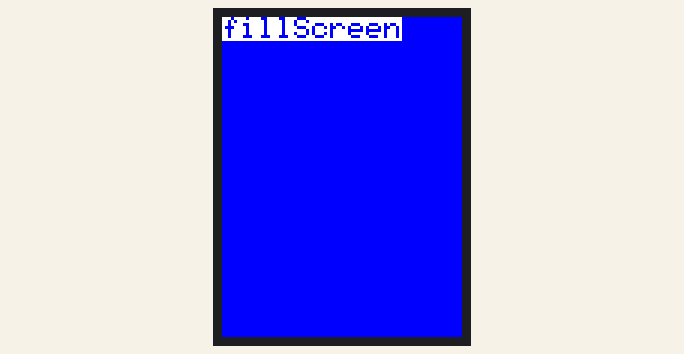
Simulated run of this sketch. Board: Arduino Mega 2560, built with avr-gcc and run on an emulated ATmega2560. On the bench: 240×320 colour display.

Above: at 0.3 s.
At 2.4 s:
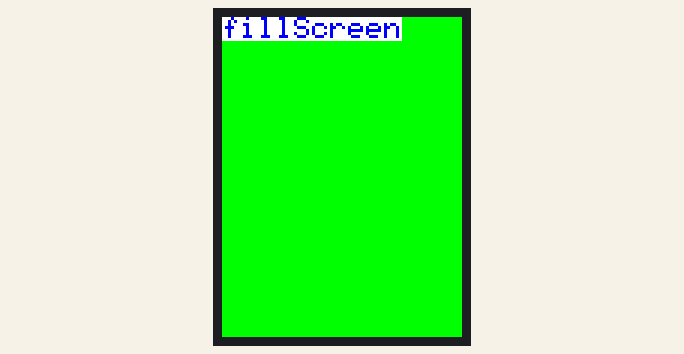
At 4.6 s:
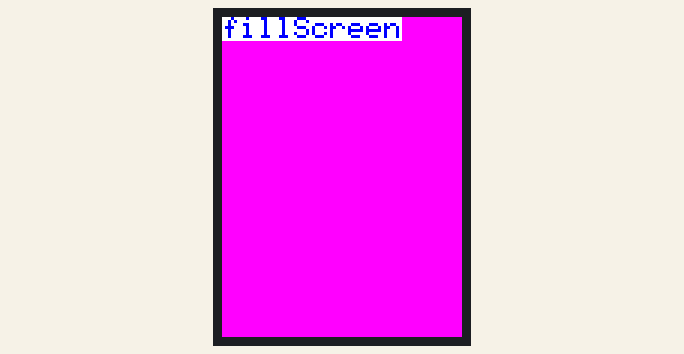
At 8.9 s:
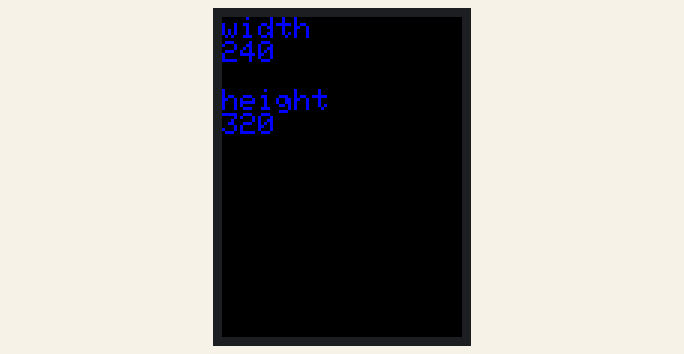
At 17.1 s:
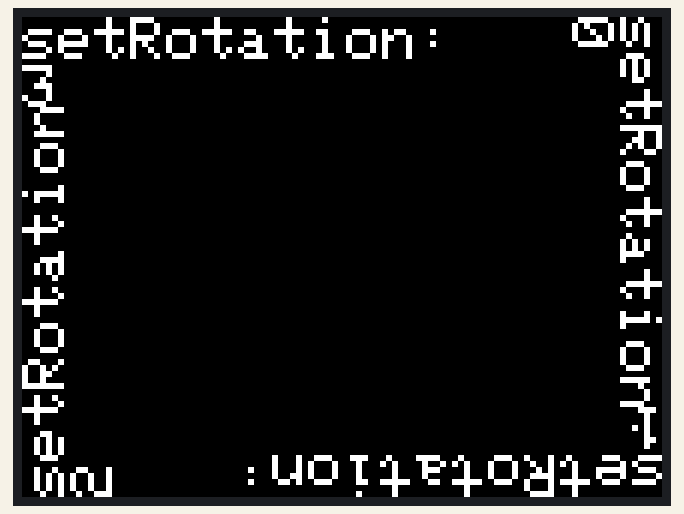
At 28.9 s:
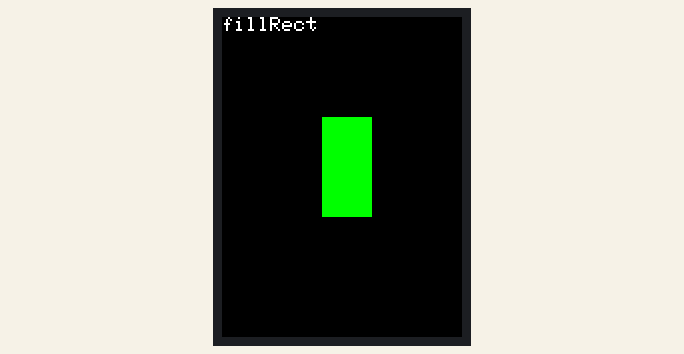

The sketch:

graphicstest.ino
```cpp
// (licence header left out)
#include <Adafruit_GFX.h>    // Core graphics library
#include <Adafruit_TFTLCD.h> // Hardware-specific library

// The control pins for the LCD can be assigned to any digital or
// analog pins...but we'll use the analog pins as this allows us to
// double up the pins with the touch screen (see the TFT paint example).
#define LCD_CS A3 // Chip Select goes to Analog 3
#define LCD_CD A2 // Command/Data goes to Analog 2
#define LCD_WR A1 // LCD Write goes to Analog 1
#define LCD_RD A0 // LCD Read goes to Analog 0

#define LCD_RESET A4 // Can alternately just connect to Arduino's reset pin

// When using the BREAKOUT BOARD only, use these 8 data lines to the LCD:
// For the Arduino Uno, Duemilanove, Diecimila, etc.:
//   D0 connects to digital pin 8  (Notice these are
//   D1 connects to digital pin 9   NOT in order!)
//   D2 connects to digital pin 2
//   D3 connects to digital pin 3
//   D4 connects to digital pin 4
//   D5 connects to digital pin 5
//   D6 connects to digital pin 6
//   D7 connects to digital pin 7
// For the Arduino Mega, use digital pins 22 through 29
// (on the 2-row header at the end of the board).

// Assign human-readable names to some common 16-bit color values:
#define	BLACK   0x0000
#define	BLUE    0x001F
#define	RED     0xF800
#define	GREEN   0x07E0
#define CYAN    0x07FF
#define MAGENTA 0xF81F
#define YELLOW  0xFFE0
#define WHITE   0xFFFF

Adafruit_TFTLCD tft(LCD_CS, LCD_CD, LCD_WR, LCD_RD, LCD_RESET);

void setup()
{
	// inicializador de pantalla
	tft.reset();
	tft.begin(tft.readID());	// readID, el valor ID que lee la libreria desde la pantalla
}

void loop()
{
	// retardo entre tests
	int retardo = 1000;

	Pantalla_Fondo();			// fillScreen
	delay(retardo);

	Pantalla_Tamano();			// width height
	delay(retardo);

	Pantalla_ID();			 	//readID
	delay(retardo);

	Pantalla_Rotacion();		// setRotation getRotation
	delay(retardo);

	Cursor();					// getCursorX getCursorY setCursor
	delay(retardo);

	Texto_Tamano();				// setTextSize
	delay(retardo);

	Texto_Color();				// setTextColor
	delay(retardo);

	Texto_Ajuste();				// setTextWrap
	delay(retardo);

	Linea();					// drawLine
	delay(retardo);

	Linea_Rapida_X_Y();			// drawFastVLine drawFastHLine
	delay(retardo);

	Rectangulo_Contorno();		// drawRect
	delay(retardo);

	Rectangulo_Relleno();		// fillRect
	delay(retardo);

	Rectangulo_Redondeado();	// drawRoundRect
	delay(retardo);

	Rectangulo_Redondeado_Relleno();		// fillRoundRect
	delay(retardo);

	Circulo_Contorno();			// drawCircle
	delay(retardo);

	Circulo_Relleno();			// fillCircle
	delay(retardo);

	Circulo_Seccion();			// drawCircleHelper
	delay(retardo);

	Circulo_Seccion_Relleno_Estirar();	// fillCircleHelper
	delay(retardo);

	Triangulo();				// drawTriangle
	delay(retardo);

	Triangulo_Relleno();		// fillTriangle
	delay(retardo);

	Caracteres();				// drawChar
	delay(retardo);
}

void Caracteres()
{
	// dibuja caracteres

	// void Adafruit_GFX::drawChar(int16_t x, int16_t y, unsigned char c, uint16_t color, uint16_t bg, uint8_t size)

	tft.fillScreen(BLACK);		// fondo negro
	tft.setCursor(0, 0);		// posicion del cursor
	tft.setTextSize(3);			// tamaño de texto, lo probamos 1 hasta 100 y funciona
	tft.setTextColor(WHITE);	// color de texto
	tft.println("drawChar");	// texto
	tft.println(" ");	       	// texto

	for(int contar = 0; contar <= 255; contar ++)
	{
		tft.setCursor(0, 40);		// posicion del cursor
		tft.setTextColor(WHITE, BLACK);	// color de texto
		tft.println(contar);	       	// texto
		tft.drawChar(100, 100, contar, BLUE, WHITE, 10);
		delay(200);
	}
}

void Triangulo_Relleno()
{
	// Dibuja un triangulo relleno

	// void Adafruit_GFX::fillTriangle(int16_t x0, int16_t y0, int16_t x1, int16_t y1, int16_t x2, int16_t y2, uint16_t color)
	tft.fillScreen(BLACK);			// fondo negro
	tft.fillTriangle(100, 100, 200, 100, 150, 150, MAGENTA); // dibuja un triangulo relleno, fillTriangle(x0, y0, x1, y1, x2, y2, color)

	tft.setCursor(0, 0);			// posicion del cursor
	tft.setTextSize(3);				// tamaño de texto, lo probamos 1 hasta 100 y funciona
	tft.setTextColor(WHITE);		// color de texto
	tft.println("fillTriangle");	// texto
}
void Triangulo()
{
	// Dibuja un triangulo

	// void Adafruit_GFX::drawTriangle(int16_t x0, int16_t y0, int16_t x1, int16_t y1, int16_t x2, int16_t y2, uint16_t color)
	tft.fillScreen(BLACK);			// fondo negro
	tft.drawTriangle(100, 100, 200, 100, 150, 150, MAGENTA); // dibuja un triangulo, drawTriangle(x0, y0, x1, y1, x2, y2, color)

	tft.setCursor(0, 0);			// posicion del cursor
	tft.setTextSize(3);				// tamaño de texto, lo probamos 1 hasta 100 y funciona
	tft.setTextColor(WHITE);		// color de texto
	tft.println("drawTriangle");	// texto
}
void Rectangulo_Redondeado_Relleno()
{
	// Dibuja un rectángulo redondeado relleno

	// fillRoundRect(int16_t x, int16_t y, int16_t w, int16_t h, int16_t r, uint16_t color)

	tft.fillScreen(BLACK);			// fondo negro
	tft.setTextSize(3);				// tamaño de texto, lo probamos 1 hasta 100 y funciona
	tft.setTextColor(WHITE);		// color de texto

	for (int radio = 0; radio <= 100; radio ++)
	{
		tft.fillScreen(BLACK);		// fondo negro
		tft.setCursor(0, 0);			// posicion del cursor
		tft.println("drawRoundRect");	// texto
		tft.setCursor(0, 30);		// posicion del cursor
		tft.println("radio: ");		// texto
		tft.println(radio);			// texto

		tft.fillRoundRect(100, 100, 40, 40, radio, YELLOW); // rectangulo redondeado con relleno, drawRoundRect(X, Y, ancho, alto, radio, color)
	}
}

void Rectangulo_Redondeado()
{
	// Dibuja un rectángulo redondeado
	// drawRoundRect(int16_t x, int16_t y, int16_t w, int16_t h, int16_t r, uint16_t color)

	tft.fillScreen(BLACK);			// fondo negro
	tft.setTextSize(2);				// tamaño de texto, lo probamos 1 hasta 100 y funciona
	tft.setTextColor(WHITE);		// color de texto

	for (int radio = 0; radio <= 100; radio ++)
	{
		tft.fillScreen(BLACK);		// fondo negro
		tft.setCursor(0, 0);			// posicion del cursor
		tft.println("drawRoundRect");	// texto
		tft.setCursor(0, 30);		// posicion del cursor
		tft.println("radio: ");		// texto
		tft.println(radio);			// texto

		tft.drawRoundRect(100, 100, 40, 40, radio, YELLOW);	// rectangulo redondeado, drawRoundRect(X, Y, ancho, alto, radio, color)
	}

	tft.fillScreen(BLACK);		// fondo negro

	for (int radio = 0; radio <= 100; radio ++)
	{

		tft.setCursor(0, 0);			// posicion del cursor
		tft.println("drawRoundRect");	// texto
		tft.setCursor(0, 30);			// posicion del cursor
		tft.setTextColor(WHITE, BLACK);	// color de texto
		tft.println("radio: ");			// texto
		tft.println(radio);				// texto

		tft.drawRoundRect(100, 100, 40, 40, radio, YELLOW); // rectangulo redondeado, drawRoundRect(X, Y, ancho, alto, radio, color)
	}
}

void Rectangulo_Relleno()
{
	// dibuja un rectangulo con relleno de color

	// void Adafruit_GFX::fillRect(int16_t x, int16_t y, int16_t w, int16_t h, uint16_t color)

	tft.fillScreen(BLACK);		// fondo negro
	tft.setTextSize(2);			// tamaño de texto, lo probamos 1 hasta 100 y funciona
	tft.setTextColor(WHITE);	// color de texto
	tft.setCursor(0, 0);		// posicion del cursor
	tft.println("fillRect");	// texto

	tft.fillRect(100, 100, 50, 100, GREEN);	// rectangulo, 	tft.fillRect(X, Y, alto, ancho, color de fondo);
}

void Linea_Rapida_X_Y()
{
	// dibuja una linea rapida solo con x, y, sentido y color sobre X o Y

	// void Adafruit_GFX::drawFastVLine(int16_t x, int16_t y, int16_t h, uint16_t color)

	tft.fillScreen(BLACK);			// fondo negro
	tft.setTextSize(2);				// tamaño de texto, lo probamos 1 hasta 100 y funciona
	tft.setTextColor(WHITE);		// color de texto

	tft.setCursor(0, 0);			// posicion del cursor
	tft.println("drawFastVLine");	// texto

	tft.drawFastVLine(100, 100, 50, WHITE);		// linea rapida, tft.drawFastVLine(X, Y, sobre x, color);

	delay(1000);

	tft.fillScreen(BLACK);			// fondo negro
	tft.setCursor(0, 0);			// posicion del cursor
	tft.println("drawFastHLine");	// texto

	tft.drawFastHLine(100, 100, 50, WHITE);		// linea rapida, tft.drawFastVLine(X, Y, sobre Y, color);
}

void Rectangulo_Contorno()
{
	// dibuja un rectangulo

	// void Adafruit_GFX::drawRect(int16_t x, int16_t y, int16_t w, int16_t h, uint16_t color)

	tft.fillScreen(BLACK);		// fondo negro
	tft.setTextSize(2);			// tamaño de texto, lo probamos 1 hasta 100 y funciona
	tft.setTextColor(WHITE);	// color de texto
	tft.setCursor(0, 0);		// posicion del cursor
	tft.println("drawRect");	// texto

	tft.drawRect(100, 100, 50, 100, YELLOW);	// rectangulo, 	tft.drawRect(X, Y, alto, ancho, color);
}

void Linea()
{
	// dibuja una linea

	// void Adafruit_GFX::drawLine(int16_t x0, int16_t y0, int16_t x1, int16_t y1, uint16_t color)

	tft.fillScreen(BLACK);		// fondo negro
	tft.setTextSize(2);			// tamaño de texto, lo probamos 1 hasta 100 y funciona
	tft.setTextColor(WHITE);	// color de texto
	tft.setCursor(0, 0);		// posicion del cursor
	tft.println("     drawLine");	// texto

	tft.drawLine(0, 0, 320, 480, GREEN);	// dibuja linea, tft.drawLine(X0, Y0, X1, Y1, color);
}

void Circulo_Seccion_Relleno_Estirar()
{
	// dibuja un circulo en secciones con corner name de 1 a 3, y lo estira sobre Y y lo reduce sobre X con delta de 0 a x

	// void Adafruit_GFX::fillCircleHelper(int16_t x0, int16_t y0, int16_t r, uint8_t cornername, int16_t delta, uint16_t color) {

	for (int cornername = 1; cornername <= 3; cornername ++)
	{
		for (int delta = 1; delta <= 10; delta ++)
		{
			tft.fillScreen(BLACK);			// fondo negro
			tft.setCursor(0, 0);			// posicion del cursor
			tft.setTextColor(WHITE);		// color de texto
			tft.setTextSize(2);				// tamaño de texto, lo probamos 1 hasta 100 y funciona
			tft.println("fillCircleHelper");// texto
			tft.println(" ");				// texto
			tft.println("delta:");			// texto
			tft.println(delta * 10);		// texto
			tft.println(" ");				// texto
			tft.println("corner name:");	// texto
			tft.println(cornername);		// texto
			tft.fillCircleHelper(150, 150, 50, cornername, delta * 10, MAGENTA);	// tft.fillCircleHelper(X, Y, radio, cornername seccion 1 a 3, delta estirar 0 a x, color);
			delay(500);
		}
	}
}

void Circulo_Relleno()
{
	// dibuja un circulo con color de relleno

	// void Adafruit_GFX::fillCircle(int16_t x0, int16_t y0, int16_t r, uint16_t color) {

	tft.fillScreen(BLACK);		// fondo negro
	tft.setCursor(0, 0);		// posicion del cursor
	tft.setTextSize(2);			// tamaño de texto, lo probamos 1 hasta 100 y funciona
	tft.setTextColor(WHITE);	// color de texto
	tft.println("fillCircle");	// texto

	tft.fillCircle(150, 150, 100, GREEN);	// circulo con relleno, tft.fillCircle(X, Y, radio, color de relleno);
}

void Circulo_Seccion()
{
	// dibuja el contorno de un circulo en secciones, lo parte en 4 y cuenta como si fueran las secciones del circulo en binario

	// void Adafruit_GFX::drawCircleHelper( int16_t x0, int16_t y0, int16_t r, uint8_t cornername, uint16_t color) {

	for (int cornername = 1; cornername <= 15; cornername ++)
	{
		tft.fillScreen(BLACK);			// fondo negro
		tft.setCursor(0, 0);			// posicion del cursor
		tft.setTextSize(2);				// tamaño de texto, lo probamos 1 hasta 100 y funciona
		tft.setTextColor(WHITE);		// color de texto
		tft.println("drawCircleHelper");// texto
		tft.println(" ");				// texto
		tft.println("corner name:");	// texto
		tft.println(cornername);		// texto
		tft.drawCircleHelper(150, 150, 100, cornername, WHITE);		// contorno de un circulo en secciones, 1 a 15
		delay(1500);
	}
}

void Circulo_Contorno()
{
	// dibuja un contorno de linea

	// void Adafruit_GFX::drawCircle(int16_t x0, int16_t y0, int16_t r, uint16_t color) {

	tft.fillScreen(BLACK);			// fondo negro
	tft.setCursor(0, 0);			// posicion del cursor
	tft.setTextSize(2);				// tamaño de texto, lo probamos 1 hasta 100 y funciona
	tft.setTextColor(WHITE);		// color de texto
	tft.println("drawCircle");		// texto

	tft.drawCircle(150, 150, 100, RED);	// dibuja el contorno de un circulo, drawCircle(X, Y, radio, color)
}

void Pantalla_Rotacion()
{
	// setRotation establece la rotacion de la pantalla, 0 = 0*, 1 = 90*, 2 = 180*, 3 = 270*
	// getRotation devuelve el valor de la rotacion de pantalla actual

	// void Adafruit_GFX::setRotation(uint8_t x)

	// uint8_t Adafruit_GFX::getRotation(void) const {
	// return rotation;
	// }

	tft.fillScreen(BLACK);			// fondo negro
	tft.setCursor(0, 0);			// posicion del cursor
	tft.setTextColor(WHITE);		// color de texto
	tft.setTextSize(3);				// tamaño de texto, lo probamos 1 hasta 100 y funciona

	tft.setRotation(0);				// rotacion de pantalla 0 = 0*, 1 = 90*, 2 = 180*, 3 = 270*
	tft.setCursor(0, 0);			// posicion del cursor
	tft.println("setRotation:");		// texto
	tft.println(tft.getRotation());	// devuelve el valor de rotacion de pantalla
	delay(2000);

	tft.setRotation(1);				// rotacion de pantalla 0 = 0*, 1 = 90*, 2 = 180*, 3 = 270*
	tft.setCursor(0, 0);			// posicion del cursor
	tft.println("setRotation:");		// texto
	tft.println(tft.getRotation());	// devuelve el valor de rotacion de pantalla
	delay(2000);

	tft.setRotation(2);				// rotacion de pantalla 0 = 0*, 1 = 90*, 2 = 180*, 3 = 270*
	tft.setCursor(0, 0);			// posicion del cursor
	tft.println("setRotation:");		// texto
	tft.println(tft.getRotation());	// devuelve el valor de rotacion de pantalla
	delay(2000);

	tft.setRotation(3);				// rotacion de pantalla 0 = 0*, 1 = 90*, 2 = 180*, 3 = 270*
	tft.setCursor(0, 0);			// posicion del cursor
	tft.println("setRotation:");		// texto
	tft.println(tft.getRotation());	// devuelve el valor de rotacion de pantalla
	delay(2000);

	tft.setRotation(0);
}

void Pantalla_ID()
{
	// devuelve el ID de la pantalla

	tft.fillScreen(BLACK);			// fondo negro
	tft.setCursor(0, 0);			// posicion del cursor
	tft.setTextColor(WHITE);		// color de texto
	tft.setTextSize(3);				// tamaño de texto, lo probamos 1 hasta 100 y funciona
	tft.println("readID");			// texto
	tft.println(" ");				// texto
	tft.println(tft.readID());		// texto
}

void Texto_Ajuste()
{
	// Ajusta el texto al tamaño de la pantalla

	// void Adafruit_GFX::setTextWrap(boolean w) {
	// wrap = w;
	// }

	tft.fillScreen(BLACK);			// fondo negro
	tft.setCursor(0, 0);			// posicion del cursor
	tft.setTextColor(WHITE);		// color de texto
	tft.setTextSize(2);				// tamaño de texto, lo probamos 1 hasta 100 y funciona

	tft.println("setTextWrap");	// texto
	tft.println(" ");	// texto

	tft.setTextWrap(false);			// ajuste de texto
	tft.println("Esto es un texto sin ajuste setTextWrap");	// texto
	tft.println(" ");	// texto

	tft.setTextWrap(true);			// ajuste de texto
	tft.println("Esto es un texto con ajuste setTextWrap");	// texto

}

void Pantalla_Fondo()
{
	// fondo de pantalla

	// void Adafruit_GFX::fillScreen(uint16_t color)

	tft.setTextSize(3);				// tamaño de texto, lo probamos 1 hasta 100 y funciona

	tft.fillScreen(BLUE);			// fondo azul
	tft.setCursor(0, 0);			// posicion del cursor
	tft.setTextColor(BLUE, WHITE);	// color de texto
	tft.println("fillScreen");		// texto
	delay(1000);

	tft.fillScreen(RED);			// fondo rojo
	tft.setCursor(0, 0);			// posicion del cursor
	tft.setTextColor(BLUE, WHITE);	// color de texto
	tft.println("fillScreen");		// texto
	delay(1000);

	tft.fillScreen(GREEN);			// fondo verde
	tft.setCursor(0, 0);			// posicion del cursor
	tft.setTextColor(BLUE, WHITE);	// color de texto
	tft.println("fillScreen");		// texto
	delay(1000);

	tft.fillScreen(CYAN);			// fondo cian
	tft.setCursor(0, 0);			// posicion del cursor
	tft.setTextColor(BLUE, WHITE);	// color de texto
	tft.println("fillScreen");		// texto
	delay(1000);

	tft.fillScreen(MAGENTA);		// fondo magenta
	tft.setCursor(0, 0);			// posicion del cursor
	tft.setTextColor(BLUE, WHITE);	// color de texto
	tft.println("fillScreen");		// texto
	delay(1000);

	tft.fillScreen(YELLOW);			// fondo amarillo
	tft.setCursor(0, 0);			// posicion del cursor
	tft.setTextColor(BLUE, WHITE);	// color de texto
	tft.println("fillScreen");		// texto
	delay(1000);

	tft.fillScreen(WHITE);			// fondo blanco
	tft.setCursor(0, 0);			// posicion del cursor
	tft.setTextColor(BLUE, WHITE);	// color de texto
	tft.println("fillScreen");		// texto
	delay(1000);

	tft.fillScreen(BLACK);			// fondo negro
	tft.setCursor(0, 0);			// posicion del cursor
	tft.setTextColor(BLUE, WHITE);	// color de texto
	tft.println("fillScreen");		// texto
}

void Texto_Tamano()
{
	// tamaño de texto

	// void Adafruit_GFX::setTextSize(uint8_t s)

	tft.fillScreen(BLACK);			// fondo negro
	tft.setCursor(0, 0);			// posicion del cursor

	tft.setTextColor(WHITE);		// color de texto
	tft.setTextSize(1);				// tamaño de texto, lo probamos 1 hasta 100 y funciona
	tft.println("setTextSize 1");	// texto
	tft.println(" ");				// texto

	tft.setTextColor(BLUE);			// color de texto
	tft.setTextSize(2);				// tamaño de texto, lo probamos 1 hasta 100 y funciona
	tft.println("setTextSize 2");	// texto
	tft.println(" ");				// texto

	tft.setTextColor(RED);			// color de texto
	tft.setTextSize(3);				// tamaño de texto, lo probamos 1 hasta 100 y funciona
	tft.println("setTextSize 3");	// texto
	tft.println(" ");				// texto

	tft.setTextColor(MAGENTA);		// color de texto
	tft.setTextSize(4);				// tamaño de texto, lo probamos 1 hasta 100 y funciona
	tft.println("setTextSize 4");	// texto
	tft.println(" ");				// texto

	tft.setTextColor(GREEN);		// color de texto
	tft.setTextSize(5);				// tamaño de texto, lo probamos 1 hasta 100 y funciona
	tft.println("setTextSize 5");	// texto
	tft.println(" ");				// texto

	tft.setTextColor(YELLOW);		// color de texto
	tft.setTextSize(6);				// tamaño de texto, lo probamos 1 hasta 100 y funciona
	tft.println("setTextSize 6");	// texto
}

void Texto_Color()
{
	// texto con color de fondo

	// void Adafruit_GFX::setTextColor(uint16_t c, uint16_t b)
	// textcolor   = c;
	// textbgcolor = b;

	tft.fillScreen(BLACK);			// fondo negro

	tft.setTextColor(BLUE);			// color de texto
	tft.setTextSize(2);				// tamaño de texto, lo probamos 1 hasta 100 y funciona
	tft.println("setTextColor(color)");	// texto

	tft.setCursor(0, 0);			// posicion del cursor
	tft.setTextColor(BLUE, WHITE);	// color de texto
	tft.setTextSize(2);				// tamaño de texto, lo probamos 1 hasta 100 y funciona
	tft.println("setTextColor(color, fondo)");		// texto
}

void Cursor()
{
	// posicion de cursor

	// int16_t Adafruit_GFX::getCursorX(void) const {
	// return cursor_x;
	// }

	// int16_t Adafruit_GFX::getCursorY(void) const {
	// return cursor_y;
	// }

	// void Adafruit_GFX::setCursor(int16_t x, int16_t y) {
	// cursor_x = x;
	// cursor_y = y;
	// }

	tft.fillScreen(BLACK);			// fondo negro
	tft.setCursor(0, 0);			// posicion del cursor X, Y
	tft.setTextSize(2);				// tamaño de texto, lo probamos 1 hasta 100 y funciona
	tft.setTextColor(GREEN);		// color de texto
	tft.println("setCursor");		// texto
	tft.println(" ");				// texto
	tft.println("X = ");			// texto
	tft.println(tft.getCursorX());	// texto, tft.getCursorX() devuelve la posicion del cursor
	tft.println(" ");				// texto
	tft.println("Y = ");			// texto
	tft.println(tft.getCursorY());	// texto, tft.getCursorY() devuelve la posicion del cursor
}

void Pantalla_Tamano()
{
	// tamaño de pantalla

	// int16_t Adafruit_GFX::width(void) const {
	// return _width;

	// int16_t Adafruit_GFX::height(void) const {
	// return _height;

	tft.fillScreen(BLACK);			// fondo negro
	tft.setCursor(0, 0);			// posicion del cursor
	tft.setTextColor(BLUE);			// color de texto
	tft.setTextSize(3);				// tamaño de texto, lo probamos 1 hasta 100 y funciona

	tft.println("width");			// texto,
	tft.println(tft.width());		// texto, tft.width() alto

	tft.println(" ");				// texto,

	tft.println("height");			// texto
	tft.println(tft.height());		// texto, tft.height() ancho
}
```

Measured:
- what the display in image 0 shows lasts 1.0 s, from 0.2 s to 1.2 s
- what the display in image 4 shows lasts 3.0 s, from 17.1 s to 20.1 s
